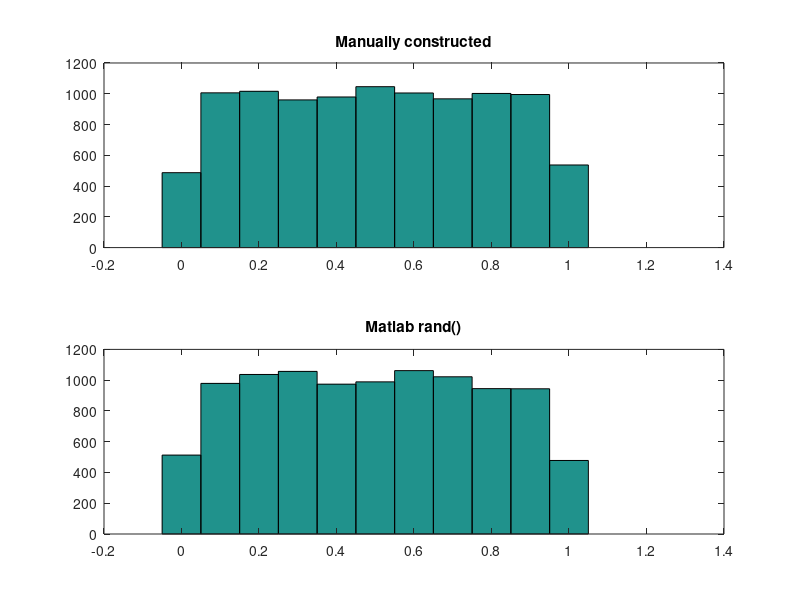

This chart was generated by the following MATLAB code:
clc;
random=zeros(10000,1);
u=zeros(10000,1);
random(1,1)=1;
m=2^31-1;

for i=1:10000-1
random(i+1,1)=mod((7^5)*random(i,1),m);
u(i+1,1)=random(i+1,1)/m;
end;

bins=0:.1:1;
subplot(2,1,1); 
hist(u,bins), title('Manually constructed');
subplot(2,1,2); 
r=rand(10000,1);
hist(r,bins), title('Matlab rand()');

[h,p,ci]=ttest(u,r)